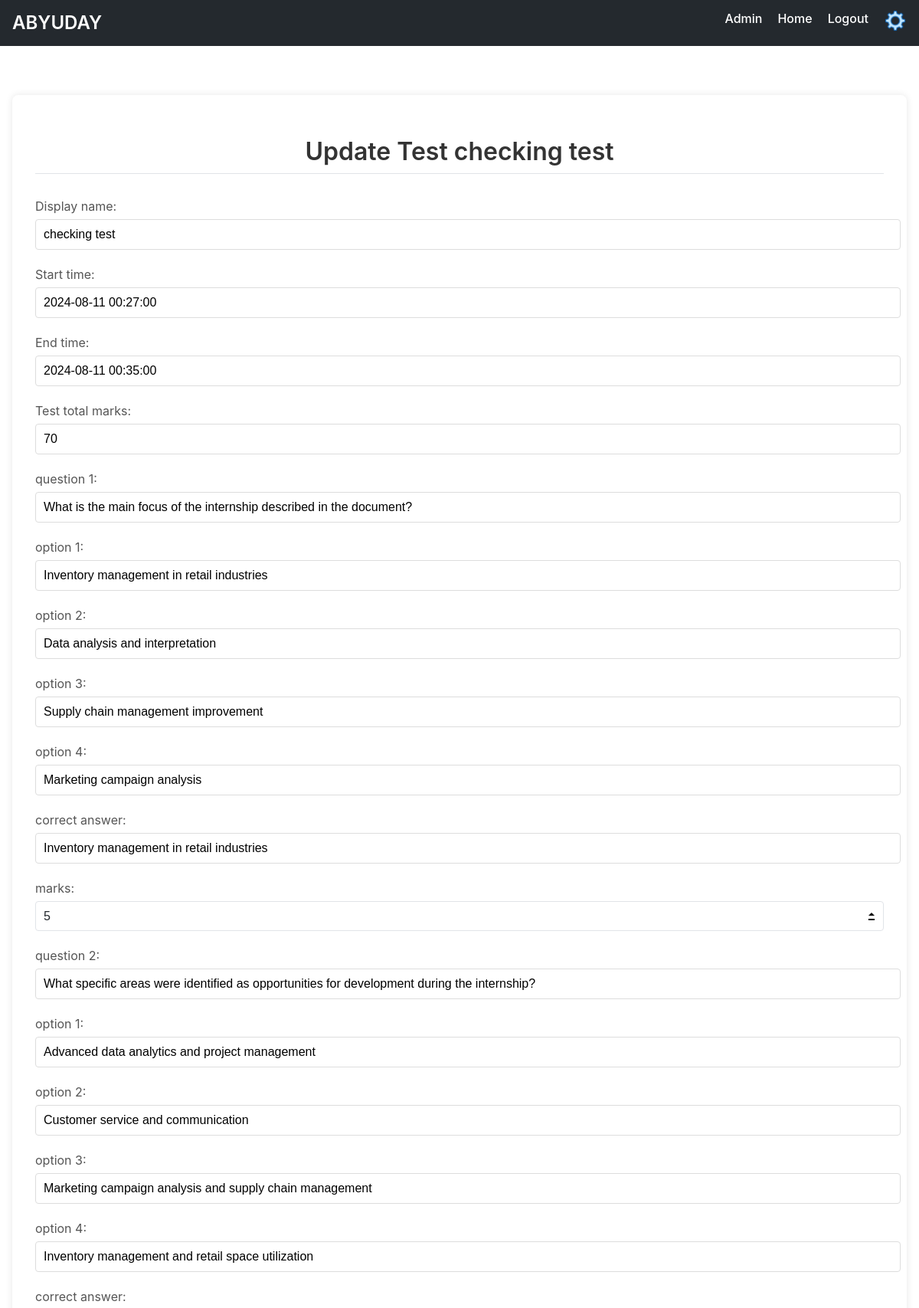
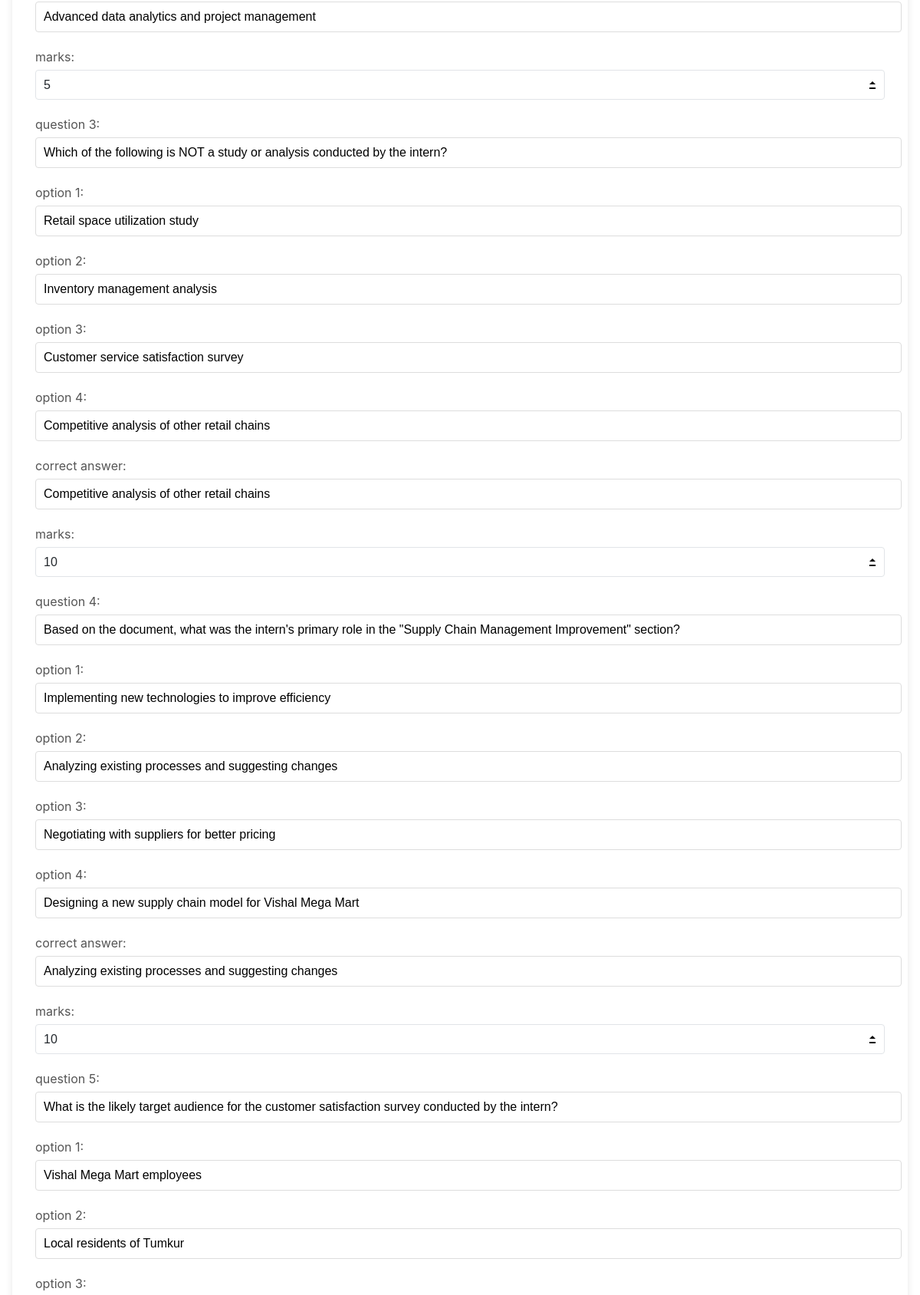
Screenshot of /update-test/2/ (signed in, upper part) with the database file from the repository (2 pictures, top to bottom).
### firstapp/models.py (models this page shows, shortened)
class Test(models.Model):
    teacher = models.ForeignKey(Teacher, related_name='tests', on_delete=models.CASCADE)
    test_data=models.JSONField()
    display_name = models.CharField(max_length=100)
    test_name=models.CharField(max_length=100)
    test_total_marks=models.PositiveBigIntegerField()
    file_path=models.CharField(max_length=1000)
    start_time=models.DateTimeField()
    end_time=models.DateTimeField()
    def __str__(self):
        return self.display_name

### firstapp/views.py (the view, shortened to what this page needs)
# urls.py: path('update-test/<int:pk>/',views.updateTest.as_view(),name='update-test'),
class updateTest(LoginRequiredMixin,PermissionRequiredMixin,UpdateView):
    permission_required='firstapp.add_students'
    model=Test
    form_class=UpdateTestForm

### firstapp/templatetags/firstapp_extras.py (called while the page is built)
@register.filter(is_safe=True)
def get_teacher_id(value, arg=None):
    if arg is None:
        user=User.objects.get(pk=value)
        return Teacher.objects.get(name = user).id

### firstapp/templates/firstapp/test_form.html (shortened to what this page needs)
{% extends 'firstapp/base.html' %}
{% load static %}
{% block style_block %}
<link rel="stylesheet" href="{% static 'firstapp/test_form.css' %}">
{% endblock %}
{% block body_block %}
<div class="content-container">
    <h1 class="section-title">Update Test {{object}}</h1>
    <form action="" method="post">
        {% for field in form %}
        <div class="form-group">
            <label for="{{ field.id_for_label }}">{{ field.label }}:</label>
            {{ field }}
        </div>
        {% endfor %}
    </form>
</div>
{% endblock %}

### firstapp/static/firstapp/base.css (style rules this page uses)
:root { --color-bg: #ffffff; --color-text: #24292e; --color-gray: #6a737d; --color-border: #e1e4e8; --color-link: #0366d6; --color-btn: #2ea44f; --color-btn-hover: #22863a; --color-header-bg: #24292e; --color-header-text: #ffffff; --color-table-header: #f6f8fa; --color-table-row-even: #f8f9fa; --color-table-row-hover: #f1f8ff; }
body { font-family: -apple-system, BlinkMacSystemFont, "Segoe UI", "Noto Sans", Helvetica, Arial, sans-serif; line-height: 1.5; color: var(--color-text); background-color: var(--color-bg); margin: 0; padding: 0; }
h1, h2, h3 { margin-top: 24px; margin-bottom: 16px; font-weight: 600; line-height: 1.25; }
h1 { font-size: 32px; padding-bottom: 8px; border-bottom: 1px solid var(--color-border); }

### firstapp/static/firstapp/test_form.css (style rules this page uses)
.content-container { background-color: #fff; border-radius: 8px; box-shadow: 0 0 10px rgba(0, 0, 0, 0.1); padding: 30px; margin: 40px auto; }
.section-title { text-align: center; color: #333; margin-bottom: 30px; }
.form-group { margin-bottom: 20px; }
.form-group label { display: block; margin-bottom: 5px; color: #555; }
.form-group input { width: 100%; padding: 10px; border: 1px solid #ddd; border-radius: 4px; font-size: 16px; }
select { width: 100%; padding: 10px; border: 1px solid var(--color-border); border-radius: 4px; background-color: var(--color-bg); color: var(--color-text); font-size: 16px; appearance: none; -webkit-appearance: none; -moz-appearance: none; background-repeat: no-repeat; background-position: right 10px center; background-size: 10px 10px; }
option { padding: 10px; background-color: var(--color-bg); color: var(--color-text); }

### rows the page displays
Test: display_name "checking test", form "checking test" "2024-08-11 00:27:00" "2024-08-11 00:35:00" "70"

### other values shown
{{ field.label }} "Display name" "Start time" "End time" "Test total marks" "question 1" "option 1" "option 2" "option 3" "option 4" "correct answer" "marks" "question 2" "option 1" "option 2" "option 3" "option 4" "correct answer" "marks" "question 3" "option 1" "option 2" "option 3" "option 4" "correct answer" "marks" "question 4" "option 1" "option 2" "option 3" "option 4" "correct answer" "marks" "question 5" "option 1" "option 2" "option 3"
